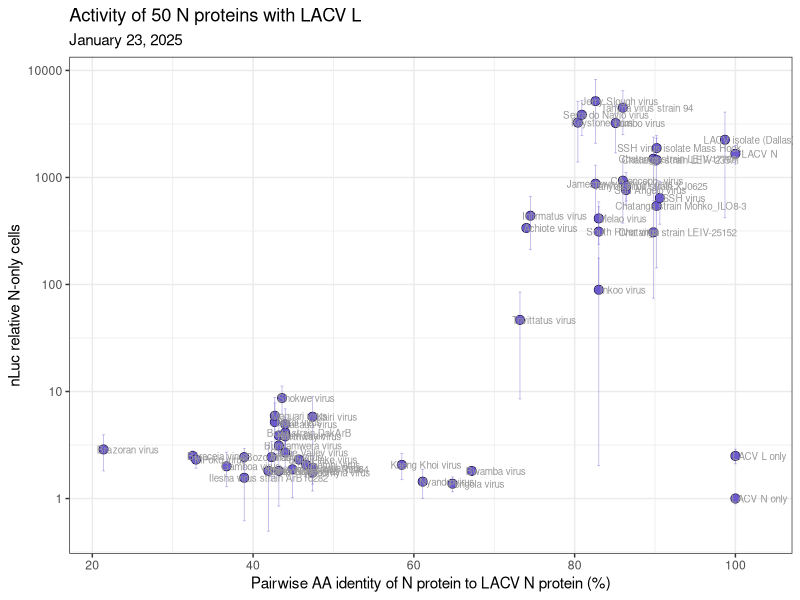
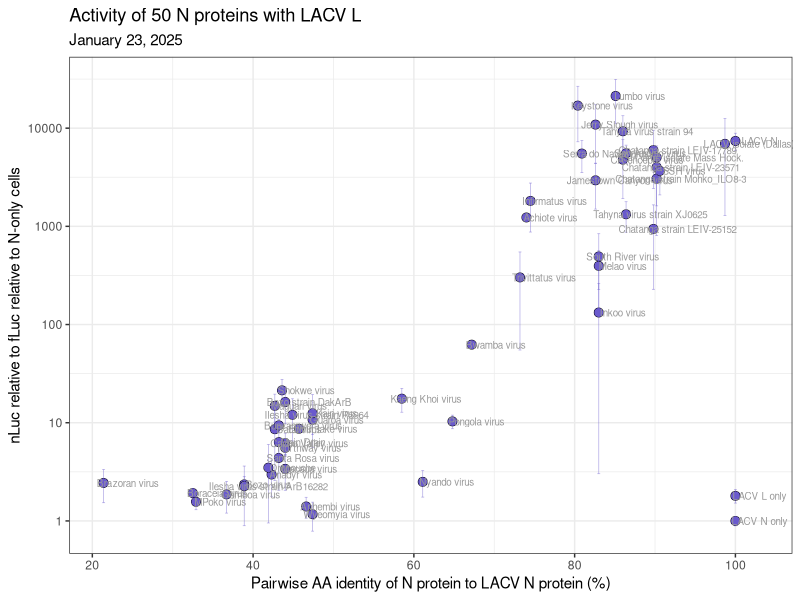
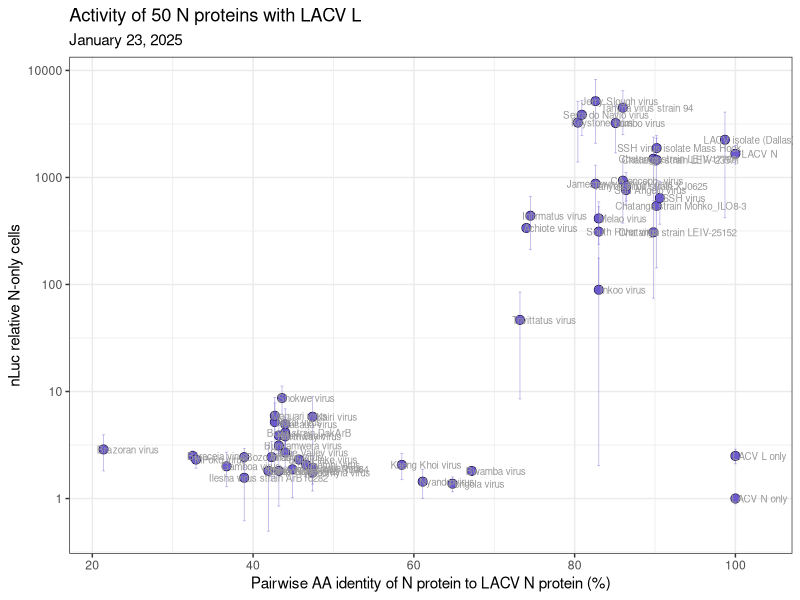
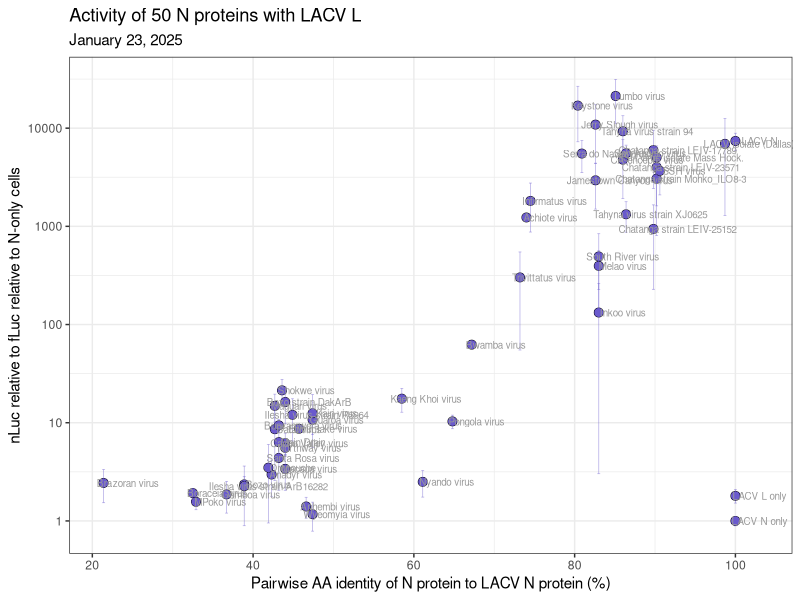

Reproduce these figures in R, in order.
library(tidyverse)
library(readxl)
library(patchwork)

df <- read_excel("2025_01_24_LACV_50N_exp2_tidy.xlsx")

# remove L-only from the data frame and use N-only instead
# df <- df %>% 
#   filter(!(N == "LACV L only"))

# calculate fluc averages
df_fLuc_avg <- df %>% group_by(N) %>% summarize(n=n(), fLuc_avg = mean(fLuc))

# join in fLuc averages to main df
df <- left_join(df, df_fLuc_avg)

# calculate nLuc / fLuc
df <- df %>% mutate(nLuc_rel_fLuc = nLuc / fLuc_avg)

# calculate N-only nLuc
df$bg_nLuc          <- df %>% filter(N == "LACV N only") %>% summarize(bg_nLuc = mean(nLuc)) %>% pull(bg_nLuc)
df$bg_nLuc_rel_fLuc <- df %>% filter(N == "LACV N only") %>% summarize(bg_nLuc_rel_fLuc = mean(nLuc_rel_fLuc)) %>% pull(bg_nLuc_rel_fLuc)

# normalize to N-only
df <- df %>% mutate(nLuc_rel_bg = nLuc / bg_nLuc,
                    nLuc_rel_fLuc_rel_bg = nLuc_rel_fLuc / bg_nLuc_rel_fLuc)

# ---------------------
# activity vs. distance
# ---------------------

# pairwise % identity between GPCs involved
dist_df <- read_excel("./2025_N_protein_distances.xlsx")

df <- left_join(df, dist_df, by=c("N_pMDS" = "pMDS"))

# calculate averages of normalized luminescence
# use double-normalized luminescence values.  
# That is, normalized to both N-only and fLuc
df_norm_avg <- df %>% 
  group_by (N) %>%
  summarize(mean_lum     = mean(nLuc_rel_bg),
            sd_lum       = sd(nLuc_rel_bg),
            mean_rel_lum = mean(nLuc_rel_fLuc_rel_bg),
            sd_rel_lum   = sd(nLuc_rel_fLuc_rel_bg),
            LACV_pct_id  = mean(Pct_ID_LACV_N),
            .groups="drop") 



# singly normalized luminescence - to N-only
ggplot(df_norm_avg) +
  geom_point(aes(x=LACV_pct_id, y=mean_lum), shape=21, 
             fill="slateblue", color="black", size=3, stroke=0.25) +
  geom_errorbar(aes(x=LACV_pct_id, ymin=mean_lum - sd_lum, ymax=mean_lum + sd_lum),
                linewidth=0.25, alpha=0.5, color="slateblue") + geom_text(aes(x=LACV_pct_id, y=mean_lum, label=N), 
                                                                          size=2.5, color="grey60", 
                                                                          nudge_x=3, 
                                                                          nudge_y=0, 
                                                                          check_overlap = F ) +
  xlab("Pairwise AA identity of N protein to LACV N protein (%)") +
  ylab("nLuc relative N-only cells") +
  scale_y_log10() +
  theme_bw()  +
  ggtitle("Activity of 50 N proteins with LACV L", subtitle="January 23, 2025")

# save as PDF
ggsave("2025_01_23_LACV_51N_results_singly_normalized.pdf", units="in", width=10, height=7.5)

# doubly normalized luminescence (normalize to N-only and fLuc)
ggplot(df_norm_avg) +
  geom_point(aes(x=LACV_pct_id, y=mean_rel_lum), shape=21, 
             fill="slateblue", color="black", size=3, stroke=0.25) +
  geom_errorbar(aes(x=LACV_pct_id, ymin=mean_rel_lum - sd_rel_lum, 
                    ymax=mean_rel_lum + sd_rel_lum),
                linewidth=0.25, alpha=0.5, color="slateblue") +
  geom_text(aes(x=LACV_pct_id, y=mean_rel_lum, label=N), 
            size=2.5, color="grey60", 
            nudge_x=3, 
            nudge_y=0, 
            check_overlap = F ) +
  xlab("Pairwise AA identity of N protein to LACV N protein (%)") +
  ylab("nLuc relative to fLuc relative to N-only cells") +
  scale_y_log10() +
  theme_bw()  +
  ggtitle("Activity of 50 N proteins with LACV L", subtitle="January 23, 2025")

# save as PDF
ggsave("2025_01_23_LACV_51N_results_doubly_normalized.pdf", units="in", width=10, height=7.5)
